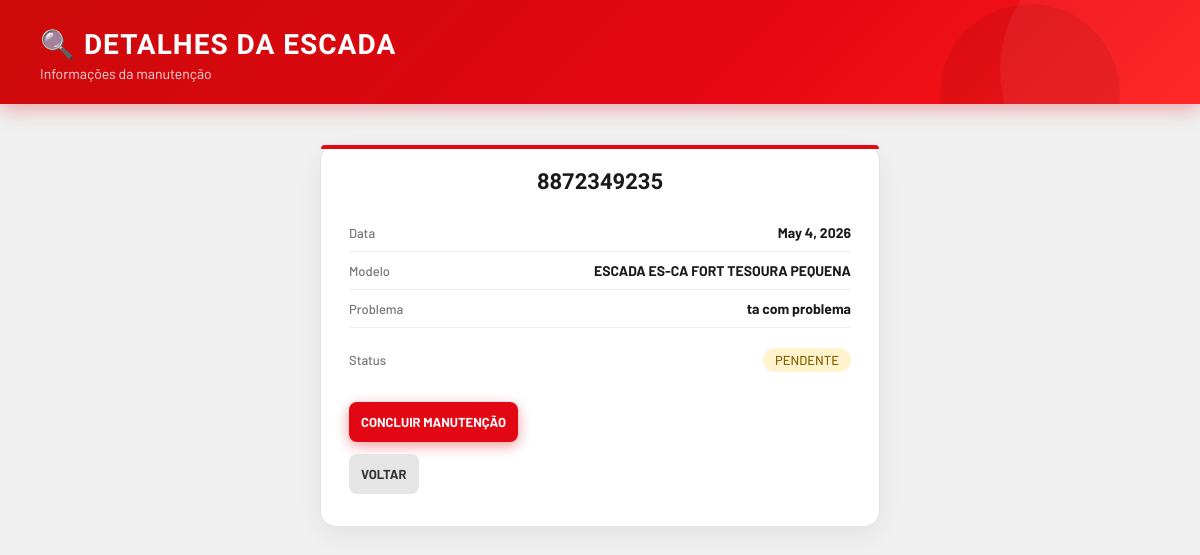
The app's page /escadas/6/ with its own data.
### manutencao_app/models.py (models this page shows, shortened)
class Escada(models.Model):
    codigo = models.CharField(max_length=20)
    data_envio = models.DateField()
    problema = models.CharField(max_length=100)
    STATUS_CHOICE = [
        ('pendente', 'Pendente'),
        ('em_manutencao', 'Em manutenção'),
        ('concluida', 'Concluída'),
    ]
    MODELO_CHOICE = [
        ('escada_es-ca_fort_tesoura_pequena', 'ESCADA ES-CA FORT TESOURA PEQUENA'),
        ('escada_es-ca_fort_6m_extensiva', 'ESCADA ES-CA FORT 6M EXTENSIVA'),
    ]
    modelo = models.CharField(max_length=40, choices=MODELO_CHOICE, default='')
    status = models.CharField(max_length=20, choices=STATUS_CHOICE, default='pendente')

### manutencao_app/views.py (the view)
# urls.py: path('escadas/<int:id>/', views.detalhe_escada, name='detalhe_escada'),
def detalhe_escada(request, id):
    escada = get_object_or_404(Escada, id=id)
    return render(request, 'manutencao_app/detalhe_escada.html', {'escada': escada})

### manutencao_app/templates/manutencao_app/detalhe_escada.html (shortened to what this page needs)
{% extends 'manutencao_app/base.html' %}
{% load static %}
{% block extra_css %}
<link rel="stylesheet" href="{% static 'manutencao_app/detalhe_escada.css' %}">
{% endblock %}
{% block conteudo %}
<div class="topo">
    <h1>🔍 Detalhes da Escada</h1>
    <p>Informações da manutenção</p>
</div>
<div class="container-detalhe">
    <div class="card-detalhe">
    <h2>{{ escada.codigo }}</h2>
    <div class="info">
        <span>Data</span>
        <strong>{{ escada.data_envio }}</strong>
    </div>
    <div class="info">
        <span>Modelo</span>
        <strong>{{ escada.get_modelo_display }}</strong>
    </div>
    <div class="info">
        <span>Problema</span>
        <strong>{{ escada.problema }}</strong>
    </div>
    <div class="info status-linha">
        <span>Status</span>
        <span class="status {{ escada.status }}">{{ escada.get_status_display }}</span>
    </div>
    <div class="botoes">
        {% if escada.status != 'concluida' %}
        <a href="{% url 'concluir_escada' escada.id %}">
            <button class="botao concluir">Concluir manutenção</button>
        </a>
        {% endif %}
        <a href="{% url 'lista_escadas' %}">
            <button class="botao voltar">Voltar</button>
        </a>
    </div>
</div>
{% endblock %}

### manutencao_app/static/manutencao_app/style.css (style rules this page uses)
*, *::before, *::after { margin: 0; padding: 0; box-sizing: border-box; }
body { font-family: Arial, sans-serif; background: #f0f0f0; color: #1a1a1a; }
button { cursor: pointer; }
a { text-decoration: none; color: inherit; }

### manutencao_app/static/manutencao_app/detalhe_escada.css (style rules this page uses)
body { background: #f0f0f0; font-family: 'Barlow', sans-serif; color: #1a1a1a; }
.topo { background: linear-gradient(135deg, #cc0a0a 0%, #e30613 60%, #ff1a1a 100%); padding: 28px 40px 22px; position: relative; overflow: hidden; box-shadow: 0 4px 20px rgba(227,6,19,0.35); }
.topo::before { content: ''; position: absolute; right: -60px; top: -60px; width: 260px; height: 260px; border-radius: 50%; background: rgba(255,255,255,0.06); }
.topo::after { content: ''; position: absolute; right: 80px; bottom: -80px; width: 180px; height: 180px; border-radius: 50%; background: rgba(0,0,0,0.07); }
.topo h1 { font-family: 'Barlow Condensed', sans-serif; font-size: 28px; font-weight: 800; color: #fff; text-transform: uppercase; letter-spacing: 1px; }
.topo p { color: rgba(255,255,255,0.85); font-size: 14px; margin-top: 4px; }
.container-detalhe { max-width: 600px; margin: 40px auto; padding: 0 20px; }
.card-detalhe { background: #fff; border-radius: 16px; border: 1px solid #e4e4e4; padding: 32px 28px; box-shadow: 0 8px 25px rgba(0,0,0,0.06); display: flex; flex-direction: column; gap: 10px; }
.card-detalhe h2 { font-family: 'Barlow Condensed', sans-serif; font-size: 22px; font-weight: 700; text-align: center; text-transform: uppercase; margin-bottom: 16px; }
.status { display: inline-block; margin-left: 8px; padding: 4px 12px; border-radius: 20px; font-size: 11px; font-weight: 700; text-transform: uppercase; }
.status.pendente { background: #fff3cd; color: #856404; }
.botoes { display: flex; flex-direction: column; gap: 12px; margin-top: 20px; }
.botao { padding: 12px; border-radius: 8px; border: none; font-family: 'Barlow', sans-serif; font-weight: 700; font-size: 13px; text-transform: uppercase; cursor: pointer; transition: 0.2s; }
.botao.concluir { background: #e30613; color: white; box-shadow: 0 4px 14px rgba(227,6,19,0.4); }
.botao.voltar { background: #e5e5e5; color: #333; }
.info { display: flex; justify-content: space-between; align-items: center; padding: 10px 0; border-bottom: 1px solid #eee; }
.info span { font-size: 13px; color: #777; font-weight: 500; }
.info strong { font-size: 14px; color: #1a1a1a; }
.status-linha { border-bottom: none; margin-top: 10px; }
.card-detalhe { gap: 0; }
.card-detalhe h2 { margin-bottom: 20px; }
.card-detalhe::before { content: ''; display: block; height: 4px; background: #e30613; border-radius: 16px 16px 0 0; margin: -32px -28px 20px; }

### records on screen
Escada: codigo "8872349235", data_envio "May 4, 2026", modelo "ESCADA ES-CA FORT TESOURA PEQUENA", problema "ta com problema", status "PENDENTE"
